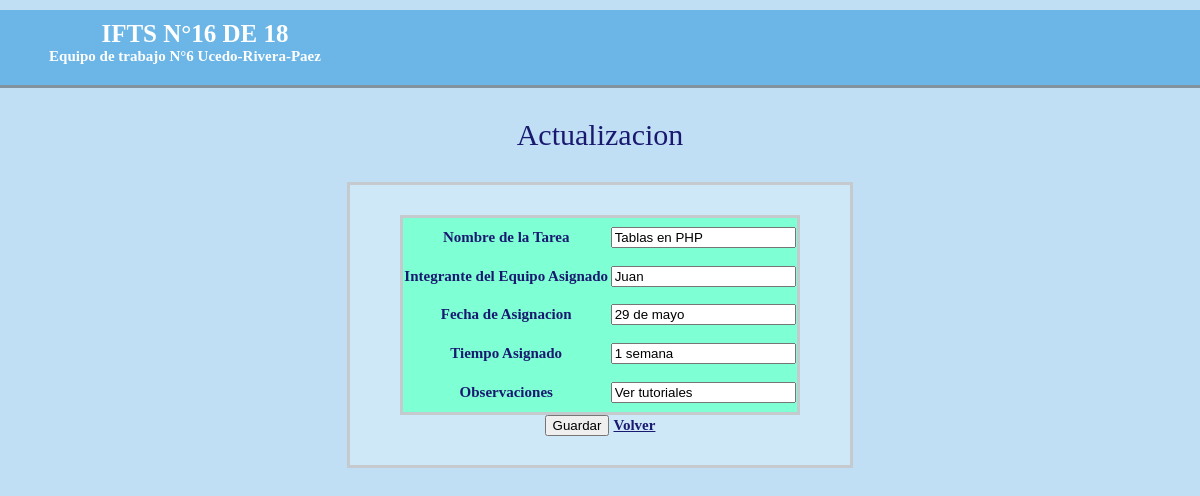
The app's page /listaTareas/actualizar.php?id=8&accion=a with its own data.
### tables this page shows
CREATE TABLE `registros` (
  `id` int(11) NOT NULL,
  `nombre` varchar(50) NOT NULL,
  `autor` varchar(50) NOT NULL,
  `fecha_asig` varchar(50) NOT NULL,
  `tiempo` varchar(50) NOT NULL,
  `observaciones` varchar(50) NOT NULL
);

### listaTareas/crud_tarea.php (called while the page is built, shortened)
<?php
	class CrudTarea{
		public function obtenerTarea($id){
			$db=Db::conectar();
			$select=$db->prepare('SELECT * FROM registros WHERE ID=:id');
			$select->bindValue('id',$id);
			$select->execute();
			$tarea=$select->fetch();
			$myTarea= new Tarea();
			$myTarea->setId($tarea['id']);
			$myTarea->setNombre($tarea['nombre']);
			$myTarea->setAutor($tarea['autor']);
			$myTarea->setFecha_asig($tarea['fecha_asig']);
                        $myTarea->setTiempo($tarea['tiempo']);
			$myTarea->setObservaciones($tarea['observaciones']);
			return $myTarea;
		}
	}
?>

### listaTareas/tarea.php (called while the page is built, shortened)
<?php
	class Tarea{
		private $nombre;
		private $autor;
		private $fecha_asig;
                private $tiempo;
		private $observaciones;
		public function getNombre(){
		return $this->nombre;
		}
		public function setNombre($nombre){
			$this->nombre = $nombre;
		}
		public function getAutor(){
			return $this->autor;
		}
		public function setAutor($autor){
			$this->autor = $autor;
		}
		public function getFecha_asig(){
		return $this->fecha_asig;
		}
		public function setFecha_asig($fecha_asig){
			$this->fecha_asig = $fecha_asig;
		}
                public function getTiempo(){
		return $this->tiempo;
		}
		public function setTiempo($tiempo){
			$this->tiempo = $tiempo;
		}
                public function getObservaciones(){
		return $this->observaciones;
		}
		public function setObservaciones($observaciones){
			$this->observaciones = $observaciones;
		}
	}
?>

### listaTareas/actualizar.php (the view, shortened to what this page needs)
<?php
	require_once('crud_tarea.php');
	require_once('tarea.php');
	$crud= new CrudTarea();
	$tarea=$crud->obtenerTarea($_GET['id']);
?>
<html>
    <head>
        <link href="actualizar.css" rel="stylesheet" type="text/css"/>
    </head>
    <body>
        <header>
	    <div class='col1'>
            <div id="titulo">
            IFTS N°16 DE 18
            </div>
            </div>
            <div id="titulo2">
            Equipo de trabajo N°6 Ucedo-Rivera-Paez
            </div>
        </header>
        <center>
            <p>Actualizacion</p>
        <form action='administrar_tarea.php' method='post'>
	<table>
		<tr>
			<td>Nombre de la Tarea</td>
			<td> <input type='text' name='nombre' value='<?php echo $tarea->getNombre()?>'></td>
		</tr>
		<tr>
			<td>Integrante del Equipo Asignado</td>
			<td><input type='text' name='autor' value='<?php echo $tarea->getAutor()?>' ></td>
		</tr>
		<tr>
			<td>Fecha de Asignacion</td>
			<td><input type='text' name='fecha_asig' value='<?php echo $tarea->getFecha_asig() ?>'></td>
		</tr>
                <tr>
			<td>Tiempo Asignado</td>
			<td> <input type='text' name='tiempo' value='<?php echo $tarea->getTiempo()?>'></td>
		</tr>
		<tr>
			<td>Observaciones</td>
			<td><input type='text' name='observaciones' value='<?php echo $tarea->getObservaciones()?>' ></td>
		</tr>
	</table>
	<input type='submit' value='Guardar'>
	<a href="index.php">Volver</a>
        </form>
        </center>
</body>
</html>

### listaTareas/actualizar.css (style rules this page uses)
body { margin: 0px; background-color:#C0DFF4; width: 100%; height: 100vh; }
header { width: 100%; height: 75px; border-bottom: #81939F solid 3px; color:white; background-color:#6BB5E7; text-align:center; }
.col1 { width: 50%; float: left; image-resolution:normal; }
#titulo { width: 70%; margin-left: -15px; margin-top: 10px; font-size: 25px; font-family:cursive; font-weight: bold; }
#titulo2 { width: 30%; margin-right: 10px; margin-top: 10px; font-size: 15px; margin-left: 5px; font-family:cursive; font-weight: bold }
p { font-family:cursive; font-size: 30px; color:midnightblue; }
form { border:3px solid #C4CACE; background-color:#CFE8F8; width: 500px; height: 280px; margin-top: 30px; }
table { border:3px solid #C4CACE; background-color:aquamarine; text-align:center; border-collapse: collapse; width: 400px; height: 200px; margin-top: 30px; }
tr { alignment-adjust:central; }
td { font-family:cursive; font-size: 15px; font-weight:bold; color:midnightblue; }
a { font-family:cursive; font-size:20px; color:midnightblue; }
a { font-size:15px; font-family:cursive; font-weight:bold; color:midnightblue; }

### records on screen
registros: nombre "Tablas en PHP", autor "Juan", fecha_asig "29 de mayo", tiempo "1 semana", observaciones "Ver tutoriales"
